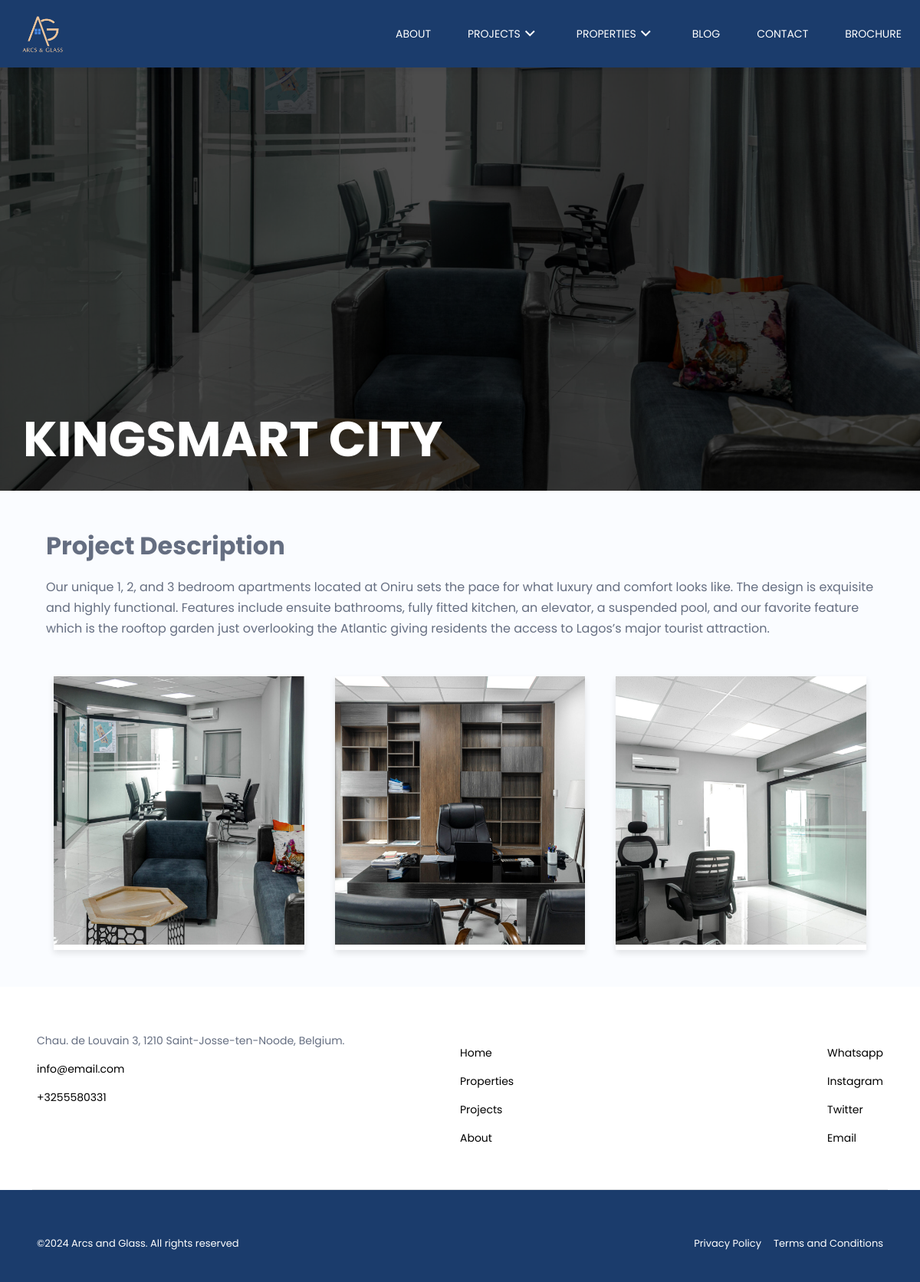
The page /project_info/kingsmart_city on the database its author committed.
### app/models.py (models this page shows, shortened)
class Project(models.Model):
    name = models.CharField(max_length=50)
    slug = models.SlugField(unique=True, max_length=255)
    description = models.TextField()
    created_at = models.DateTimeField(auto_now_add=True, editable=False)

class ProjectImage(models.Model):
    project = models.ForeignKey(Project, on_delete=models.CASCADE, related_name="project_images")
    image = models.ImageField(upload_to="project")

class SiteInfo(models.Model):
    address = models.CharField(max_length=255)
    email = models.EmailField()
    phone_number = models.CharField(max_length=100)
    instagram = models.CharField(max_length=100)
    twitter = models.CharField(max_length=100)
    whatsapp = models.CharField(max_length=100)

### app/views.py (the view)
# urls.py: path('project_info/<str:slug>', views.project_info, name='project_info'),
def project_info(request, slug):
    site_info = SiteInfo.objects.first()
    project = get_object_or_404(Project, slug=slug)
    nav_latest_projects = Project.objects.all().order_by("-created_at")[:3]
    return render(
        request,
        "project_info.html",
        context={
            "site_info": site_info,
            "project": project,
            "nav_latest_projects": nav_latest_projects,
        },
    )

### app/templates/project_info.html (shortened to what this page needs)
{% extends 'home_template.html' %}
{% load static %}
{% block head %}
  <link rel="stylesheet" href="{% static './assets/css/lightbox.css' %}" />
  <link rel="stylesheet" href="{% static './assets/css/projects.css' %}" />
  <link href="https://cdn.jsdelivr.net/npm/remixicon@4.3.0/fonts/remixicon.css" rel="stylesheet" />
  <link rel="stylesheet" type="text/css" href="https://cdn.jsdelivr.net/npm/slick-carousel@1.8.1/slick/slick.css" />
  <link rel="stylesheet" type="text/css" href="https://cdn.jsdelivr.net/npm/slick-carousel@1.8.1/slick/slick-theme.css" />
{% endblock %}
{% block content %}
  <section class="project-section">
    <div class="overlay"></div>
    <img src="/{{ project.project_images.first.image }}" alt="About Us Background" class="background-img" />
    <div class="content">
      <h1 style="text-transform: uppercase;">{{ project.name }}</h1>
    </div>
  </section>
  <div class="project-details">
    <h1>Project Description</h1>
    <p>
      {{ project.description }}
    </p>
  </div>
  <div class="card-container carousel-item">
    {% for project_image in project.project_images.all %}
    <div class="card">
      <img src="/{{project_image.image}}" alt="Card 1 Image" />
    </div>
    {% endfor %}
  </div>
{% endblock %}

### app/templates/footer.html (shortened to what this page needs)
<footer>
    <div class="footer">
      <div class="start">
        <p>
            {{ site_info.address }}
        </p>
        <ul>
          <li>
            <a href="mailto:{{ site_info.email }}">{{ site_info.email }}</a>
          </li>
          <li>
            <a href="tel:{{ site_info.phone_number }}">{{ site_info.phone_number }}</a>
          </li>
        </ul>
      </div>
      <div class="center">
        <ul>
          <li>
            <a href="{% url 'index' %}">Home</a>
          </li>
          <li>
            <a href="{% url 'properties' %}">Properties</a>
          </li>
          <li>
            <a href="{% url 'projects' %}">Projects</a>
          </li>
          <li>
            <a href="{% url 'about' %}">About</a>
          </li>
        </ul>
        <ul>
          <li>
            <a href="{{ site_info.whatsapp }}">Whatsapp</a>
          </li>
          <li>
            <a href="{{ site_info.instagram }}">Instagram</a>
          </li>
          <li>
            <a href="{{ site_info.twitter }}">Twitter</a>
          </li>
          <li>
            <a href="mailto:{{ site_info.email }}">Email</a>
          </li>
        </ul>
      </div>
    </div>
    <div class="footer_last">
      <p>
        &copy;Arcs and Glass. All rights reserved
      </p>
      <ul>
        <li>
          <a href="{% url 'index' %}">Privacy Policy</a>
        </li>
        <li>
          <a href="{% url 'index' %}">Terms and Conditions</a>
        </li>
      </ul>
    </div>
  </footer>

### static/assets/css/footer.css (style rules this page uses)
* { margin: 0; padding: 0; box-sizing: border-box; font-family: 'Poppins'; }
html, body { overflow-x: hidden; }
ul { list-style: none; padding-left: 0 !important; }
a { color: #000; text-decoration: none; }
.footer { display: flex; justify-content: space-between; background-color: #fff; background-image: none; margin-left: 0; margin-right: 0; padding: 60px 4% 40px; position: relative; font-size: 14px; }
.footer .start { width: 50%; }
.footer .center { width: 50%; display: flex; justify-content: space-between; }
.footer ul li { margin: 1rem 0; }
.footer_last { display: flex; justify-content: space-between; padding: 60px 4% 40px; font-size: 13px; background-color: #1b3c6c; color: #fff; }
.footer_last a { color: #fff; }
.footer_last ul { display: flex; gap: 1rem; }

### static/assets/css/projects.css (style rules this page uses)
.project-section { position: relative; width: 100%; height: 80vh; overflow: hidden; }
.background-img { width: 100%; height: 100%; object-fit: cover; }
.project-section .overlay { position: absolute; top: 0; left: 0; width: 100%; height: 100%; opacity: 1; background: rgba(0, 0, 0, 0.7); }
.content { position: absolute; bottom: 20px; left: 30px; z-index: 2; }
.content h1 { color: white; font-size: 4rem; font-weight: bold; }
.card-container { display: grid; grid-template-columns: repeat(3, 1fr); margin: 3rem auto; gap: 20px; width: 90%; max-width: 1200px; }
.card { background-color: #fff; overflow: hidden; position: relative; box-shadow: 0 4px 8px rgba(0, 0, 0, 0.1); transition: transform 0.4s; cursor: pointer; margin: 0 10px; }
.card img { width: 100%; height: 350px; object-fit: cover; }
.overlay { position: absolute; top: 0; left: 0; width: 100%; height: 100%; background-color: #b8742bbd; opacity: 0; transition: opacity 0.4s ease-in-out; }
.project-details { margin: 3rem auto; width: 90%; max-width: 1200px; }
.project-details h1 { margin-bottom: 1rem; }
.project-details p { line-height: 1.7; }

### static/assets/css/global.css (style rules this page uses)
:root { --header-height: 3.5rem; --first-color: hsl(220, 68%, 54%); --first-color-lighten: hsl(220, 68%, 97%); --second-color: #b8742b; --title-color: hsl(220, 48%, 28%); --text-color: hsl(220, 12%, 45%); --body-color: hsl(220, 100%, 99%); --body-font: "Poppins", sans-serif; --normal-font-size: .938rem; --small-font-size: .813rem; --smaller-font-size: .75rem; --font-medium: 500; --font-semi-bold: 600; --z-tooltip: 10; --z-fixed: 100; }
@media screen and (min-width: 1024px) { :root { --normal-font-size: 1rem; --small-font-size: .875rem; --smaller-font-size: .813rem; } }
* { box-sizing: border-box; padding: 0; margin: 0; }
body { font-family: var(--body-font); font-size: var(--normal-font-size); background-color: var(--body-color); color: var(--text-color); }
ul { list-style: none; }
a { text-decoration: none; }

### rows shown on the page
Project: project_images.first.image (picture), name "KINGSMART CITY", description "Our unique 1, 2, and 3 bedroom apartments located at Oniru sets the pace for what luxury and comfort looks like. The design is exquisite and highly functional. Features include ensuite bathrooms, fully fitted kitchen, an elevator, a suspended pool, and our favorite feature which is the rooftop garden just overlooking the Atlantic giving residents the access to Lagos’s major tourist attraction."
ProjectImage: image (picture)
ProjectImage: image (picture)
ProjectImage: image (picture)
SiteInfo: address "Chau. de Louvain 3, 1210 Saint-Josse-ten-Noode, Belgium.", email "info@email.com", phone_number "+3255580331"
